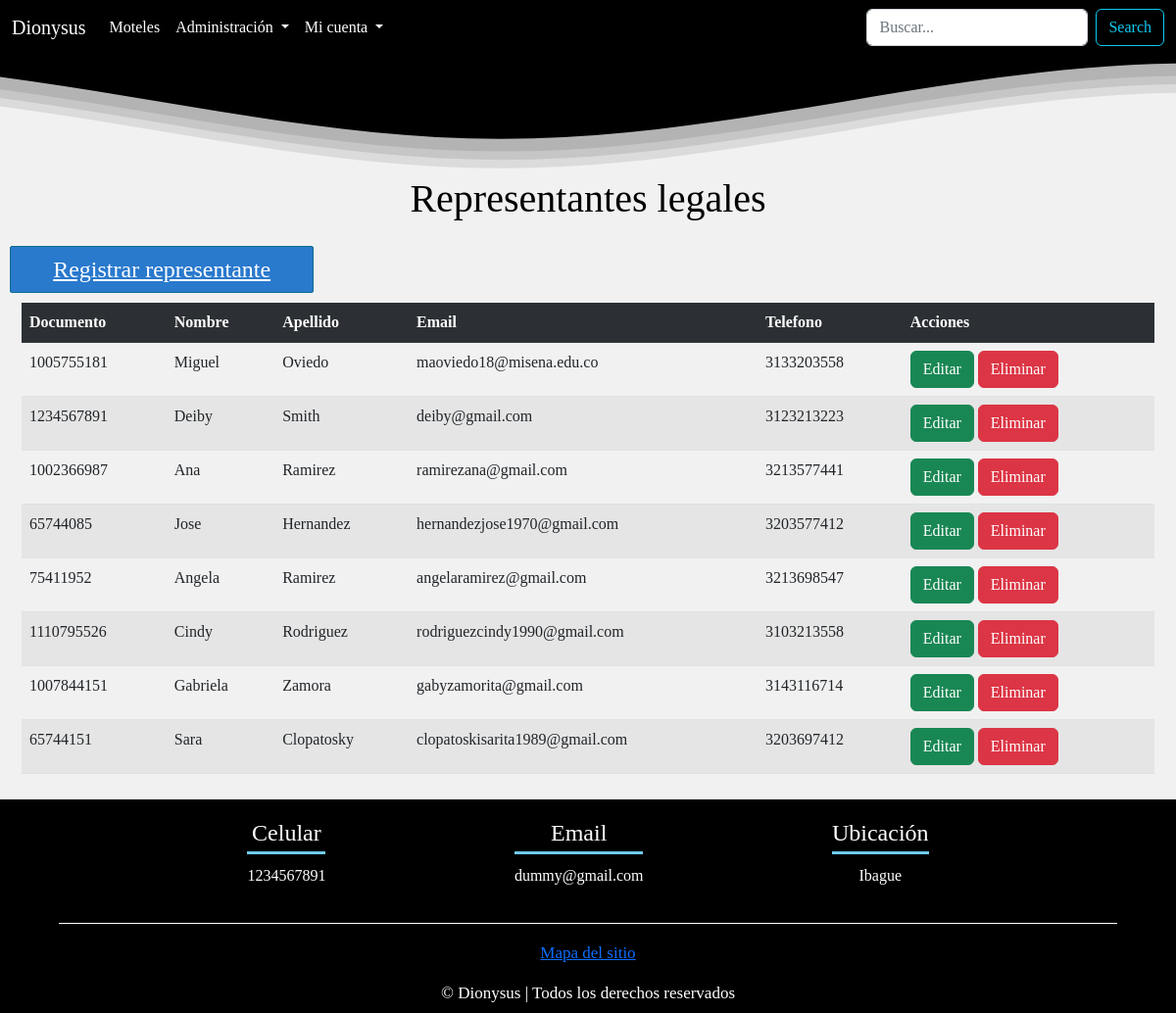
The app's page /representante/lista (signed in) with its own data.
### tables this page shows
CREATE TABLE `representante_legal` (
  `id` bigint(255) NOT NULL,
  `documento_rpta` bigint(255) NOT NULL,
  `nombre_rpta` varchar(100) NOT NULL,
  `apellido_rpta` varchar(100) NOT NULL,
  `email_rpta` varchar(200) NOT NULL,
  `telefono_rpta` bigint(255) NOT NULL
);

### controllers/representanteController.php (called while the page is built, shortened)
<?php
require_once 'models/representante.php';
class representanteController {
    public function lista() {
        $rpta = new representante();
        $rptas = $rpta->getAll();
        require_once 'views/layout/header2.php';
        require_once 'views/representante/lista.php';
    }
}

### config/db.php (called while the page is built)
<?php
class Database {
    public static function connect() {
        $db = new mysqli('localhost','root','','dionysus');
        $db->query("SET NAMES 'utf8'");
        return $db;
    }
}

### models/representante.php (called while the page is built, shortened)
<?php
class representante {
    private $db;
    function __construct() {
        $this->db = Database::connect();
    }
    public function getAll() {
        $representantes = $this->db->query("SELECT * FROM representante_legal");
        return $representantes;
    }
}

### views/representante/lista.php (the view, shortened to what this page needs)
<h1>Representantes legales</h1>
<a href="<?= base_url ?>representante/crear" class="botton botton-small">
    Registrar representante
</a>
<div class="container-fluid">
    <div class="table-responsive">
        <table class="table table-striped">
            <tr class="table-dark">
                <th>Documento</th>
                <th>Nombre</th>
                <th>Apellido</th>
                <th>Email</th>
                <th>Telefono</th>
                <th>Acciones</th>
            </tr>
            <?php while ($rpt = $rptas->fetch_object()): ?>
                <tr>
                    <td><?= $rpt->documento_rpta; ?></td>
                    <td><?= $rpt->nombre_rpta; ?></td>
                    <td><?= $rpt->apellido_rpta; ?></td>
                    <td><?= $rpt->email_rpta; ?></td>
                    <td><?= $rpt->telefono_rpta; ?></td>
                    <td>
                        <a href="<?= base_url ?>representante/editar&id=<?= $rpt->id ?>" class="btn btn-success">Editar</a>
                        <a href="<?= base_url ?>representante/eliminar&id=<?= $rpt->id ?>" onclick="return confirm('¿Esta seguro de eliminar al representante selecionado?\nEsto tambien eliminara los moteles registrados a su nombre.');" class="btn btn-danger">Eliminar</a>
                    </td>
                </tr>
            <?php endwhile; ?>
        </table>
    </div>
</div>

### assets/css/style.css (style rules this page uses)
* { margin: 0; padding: 0; box-sizing: border-box; }
body { font-family: 'Cardo', serif; position: relative; padding-bottom: 218.58px; min-height: 100vh; display:flex; flex-direction: column; background-color: #f1f1f1 }
botton, .botton { display: block; border-radius: 2px; width: auto; padding: 5px; padding-left: 10px; padding-right: 10px; color: white; background: #2979CD; border: 1px solid #116D8E; cursor: pointer; }
.botton-small { width: 26.3%; font-size: 1.5em; text-align: center; margin-top: 10px; margin-bottom: 10px; }
.content h1 { margin: 0 0 2%; color: #000000; text-align: center; }
::placeholder { color: #1b1b1bbb; }

### records on screen
representante_legal: documento_rpta "1005755181", nombre_rpta "Miguel", apellido_rpta "Oviedo", email_rpta "maoviedo18@misena.edu.co", telefono_rpta "3133203558"
representante_legal: documento_rpta "1234567891", nombre_rpta "Deiby", apellido_rpta "Smith", email_rpta "deiby@gmail.com", telefono_rpta "3123213223"
representante_legal: documento_rpta "1002366987", nombre_rpta "Ana", apellido_rpta "Ramirez", email_rpta "ramirezana@gmail.com", telefono_rpta "3213577441"
representante_legal: documento_rpta "65744085", nombre_rpta "Jose", apellido_rpta "Hernandez", email_rpta "hernandezjose1970@gmail.com", telefono_rpta "3203577412"
representante_legal: documento_rpta "75411952", nombre_rpta "Angela", apellido_rpta "Ramirez", email_rpta "angelaramirez@gmail.com", telefono_rpta "3213698547"
representante_legal: documento_rpta "1110795526", nombre_rpta "Cindy", apellido_rpta "Rodriguez", email_rpta "rodriguezcindy1990@gmail.com", telefono_rpta "3103213558"
representante_legal: documento_rpta "1007844151", nombre_rpta "Gabriela", apellido_rpta "Zamora", email_rpta "gabyzamorita@gmail.com", telefono_rpta "3143116714"
representante_legal: documento_rpta "65744151", nombre_rpta "Sara", apellido_rpta "Clopatosky", email_rpta "clopatoskisarita1989@gmail.com", telefono_rpta "3203697412"
